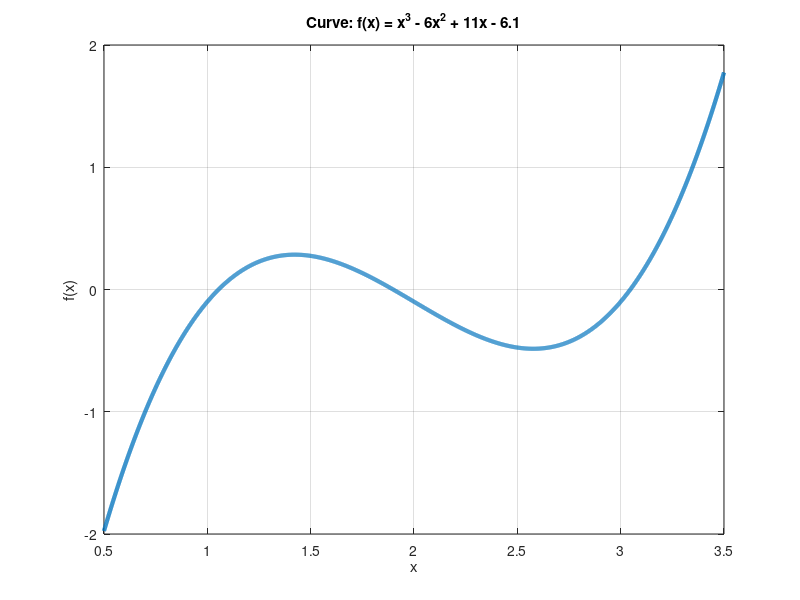

Recreate this plot in MATLAB. (Note: this script raises an error after producing the figure.)
clc ; clear ; close all

func = @(x) x^3 - 6*x^2 + 11*x - 6.1 ; dfunc = @(x) 3*x^2 - 12*x + 11 ;
gfunc = @(x) x^3 - 6*x^2 + 12*x - 6.1 ;

% (a) Graph
x_vec = 0.5:0.001:3.5 ; f_vec = ones(1, length(x_vec)) ; j = 1 ;
for i = x_vec, f_vec(j) = func(i); j = j+1 ; end
figure
plot(x_vec, f_vec, 'LineWidth', 3, 'DisplayName', 'Curve'), grid on
title('Curve: f(x) = x^3 - 6x^2 + 11x - 6.1'), xlabel('x'), ylabel('f(x)')

format short
% (b) Newton-Rapshon Method
[root_NR, fx_NR, ea_NR, iter_NR] = newtraph(func, dfunc, 3.5, 0.001, 3) ;
disp('     root     f(root)     ε_a   iteration (Newton Raphson Method)')
disp([root_NR, fx_NR, ea_NR, iter_NR])

% (c) Secent Method
[root_Se, fx_Se, ea_Se, iter_Se] = Secent(func, 2.5, 3.5, 0.001, 3) ;
disp('     root     f(root)     ε_a   iteration (Secent Method)')
disp([root_Se, fx_Se, ea_Se, iter_Se])

% (d) Modified Secent Method
[x2_MS, fx_MS, ea_MS, iter_MS] = ModifiedSecent(func, 3.5, 0.01, 0.001, 3) ;
disp('     root     f(root)     ε_a   iteration (Modified Secent Method)')
disp([x2_MS, fx_MS, ea_MS, iter_MS])

% (번외) Wegstein Method
[x2_we, fx_we, ea_we, iter_we] = wegstein(gfunc, 2.5, 3.5, 0.001, 3) ;
disp('     root     f(root)     ε_a   iteration (Wegstein Method)')
disp([x2_we, fx_we, ea_we, iter_we])

% roots function
C = [1 -6 11 -6.1] ;  % Coefficients vector 
r = roots(C) ;
disp('     all the roots of this curve : ') ; disp (r')

% Comparing the results
figure
plot(x_vec, f_vec, 'LineWidth', 3, 'DisplayName', 'Curve'), grid on, hold on
scatter(root_NR, fx_NR,'LineWidth', 5, 'DisplayName', 'Newton Raphson', ...
          'MarkerFaceAlpha',.01', 'Marker','*') ;
scatter(root_Se, fx_Se,'LineWidth', 5, 'DisplayName', 'Secent', ...
          'MarkerFaceAlpha',.01, 'Marker','*') ;
scatter(x2_MS, fx_MS,'LineWidth', 5, 'DisplayName', 'Modified Secent', ...
          'MarkerFaceAlpha',.01, 'Marker','*') ;
scatter(x2_we, fx_we,'LineWidth', 5, 'DisplayName', 'Wegstein', ...
          'MarkerFaceAlpha',.01, 'Marker','*') ;
alpha(.5)
xlim([3.05-0.05, 3.05+0.05]), xlabel('x'), ylabel('f(x)')
title('Curve: f(x) = x^3 - 6x^2 + 11x - 6.1 (Enlarged)')
legend('boxoff'), legend('Location', 'northwest')
hold off